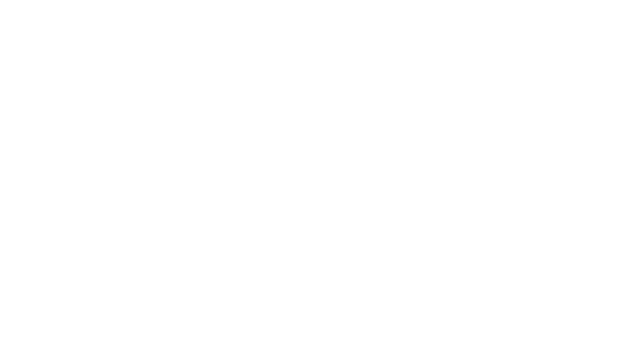
Frame 1 (no input)
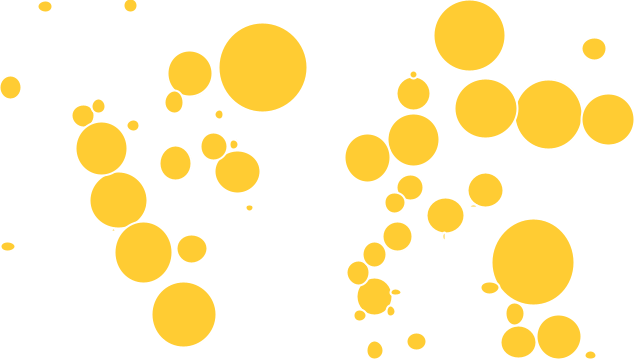
Frame 60 (the mouse pressed at the canvas centre just before this capture)
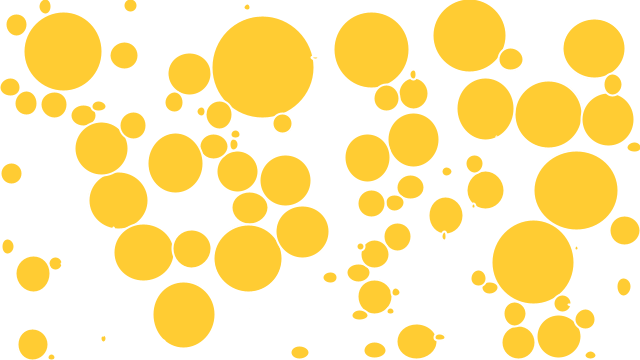
Frame 120 (the mouse held since frame 60 and released just before this capture)

The Processing sketch that drew these frames (run headless with seeded random() and noise(); from frame 60 on, the mouse is pressed at the canvas centre):

// Processing sketch: Practice_12_Circle_Packing_Random
// ── Practice_12_Circle_Packing_Random.pde
ArrayList<Circle> circles;

void setup() {
  //fullScreen();
  size(640, 360);
  circles = new ArrayList<Circle>();
  //circles.add(new Circle(200, 200));
}
void draw() {
  background(255);
  frameRate(20);

  Circle newC = newCircle();

  if (newC != null) {
    circles.add(newC);
  }


  for (Circle c : circles) {
    if (c.growing) {
      if (c.edges()) {
        c.growing = false;
      } else {
        for (Circle other : circles) {
          if (c != other) {
            float d = dist(c.x, c.y, other.x, other.y);
            if (d<c.r + other.r) {
              c.growing = false;
              break;
            }
          }
        }
      }
    }
    c.show();
    c.grow();
  }
}

Circle newCircle() {
  float x = random(width);
  float y = random(height);
  boolean valid = true;
  for (Circle c : circles) {
    float d  = dist(x, y, c.x, c.y);
    if ( d<c.r) {
      valid = false;
      break;
    }
  }
  if (valid) {
    return new Circle (x, y);
  } else {
    return null;
  }
}
// ── class_circle.pde
class Circle {
  float x;
  float y;
  float r;
  
  boolean growing = true;

  Circle (float x_, float y_) {
    x=x_;
    y=y_;
    r=1;
  }
  
  void grow() {
    if (growing) {
      r = r + 1;
    }
  }
  
  boolean edges() {
    return (x+r > width || x-r < 0 || y+r > height || y-r<0);
  }
  
  void show () {
    stroke(255);
    strokeWeight(2);
    fill(#ffcc33);
    ellipse (x, y, random(r*2-3, r*2+3), random(r*2-3,r*2+3));
  }
}
